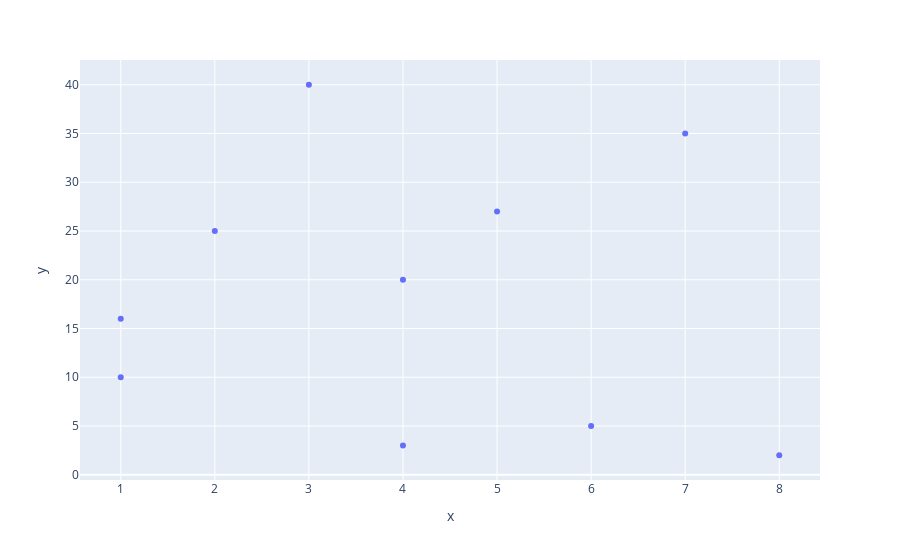

Notebook code for this chart:
### Markdown cell above
## Criando Gráfico de dispersão
https://plotly.com/python/line-and-scatter/ <br>
https://plotly.com/python/reference/scatter/

### Code cell
dados_x=[ 1, 4, 6, 7,8 , 4, 3 ,2 ,1 , 5]
dados_y = [10, 20, 5, 35,2, 3, 40, 25, 16, 27]
fig = px.scatter(x=dados_x, y= dados_y)
fig.show()

### Figure 1 — Plotly figure (JSON) as saved in the notebook; plotly's stock layout.template omitted (floating-point values rounded to 4 significant figures)
{"data": [{"hovertemplate": "x=%{x}<br>y=%{y}<extra></extra>", "legendgroup": "", "marker": {"color": "#636efa", "symbol": "circle"}, "mode": "markers", "name": "", "orientation": "v", "showlegend": false, "type": "scatter", "x": [1, 4, 6, 7, 8, 4, 3, 2, 1, 5], "xaxis": "x", "y": [10, 20, 5, 35, 2, 3, 40, 25, 16, 27], "yaxis": "y"}], "layout": {"autosize": true, "legend": {"tracegroupgap": 0}, "margin": {"t": 60}, "xaxis": {"anchor": "y", "autorange": true, "domain": [0, 1], "range": [0.571, 8.429], "title": {"text": "x"}, "type": "linear"}, "yaxis": {"anchor": "x", "autorange": true, "domain": [0, 1], "range": [-0.9423, 42.94], "title": {"text": "y"}, "type": "linear"}}}
